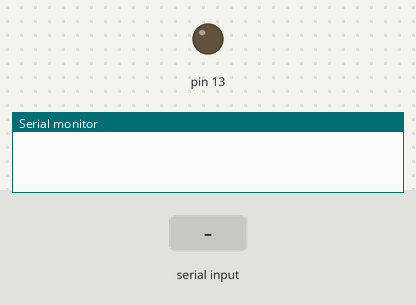
Bench run of a sketch on a simulated Arduino Uno, built with avr-gcc and run on an emulated ATmega328P. Parts: output pins drawn as LEDs (lit = HIGH), the last lines printed to the serial monitor. Inputs (shaded band) come from the test bench.

Above: at 1.2 s.
1.3 s: "t" received over Serial
At 2.3 s:
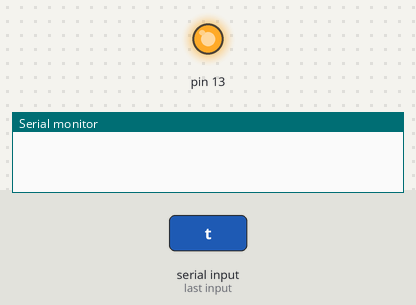
2.8 s: "f" received over Serial
At 3.4 s:
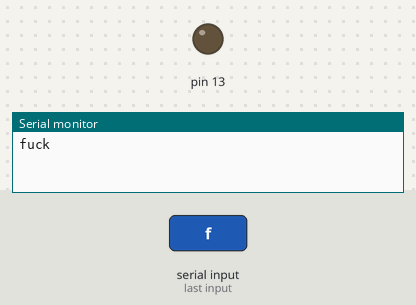
Timing chart, 0 to 5.8 s (numbered marks = the images above; inputs shaded):
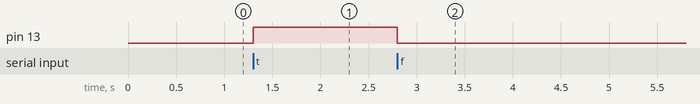

The sketch:

serial_print.ino
```cpp
void setup() {
  Serial.begin(9600);  		//Initialize serial and wait for port to open
  pinMode(13, OUTPUT);
}

char incoming;
void loop() {
 if(Serial.available() != 0) {
  incoming = Serial.read();
  if(incoming == 't') {
   digitalWrite(13,true);
  }
 if(incoming == 'f'){
  digitalWrite(13,false);
  Serial.print("fuck");
 }
}
}
```

Measured:
- after the input at 1.3 s, pin 13: LOW → HIGH at once
- after the input at 2.8 s, pin 13: HIGH → LOW at once
